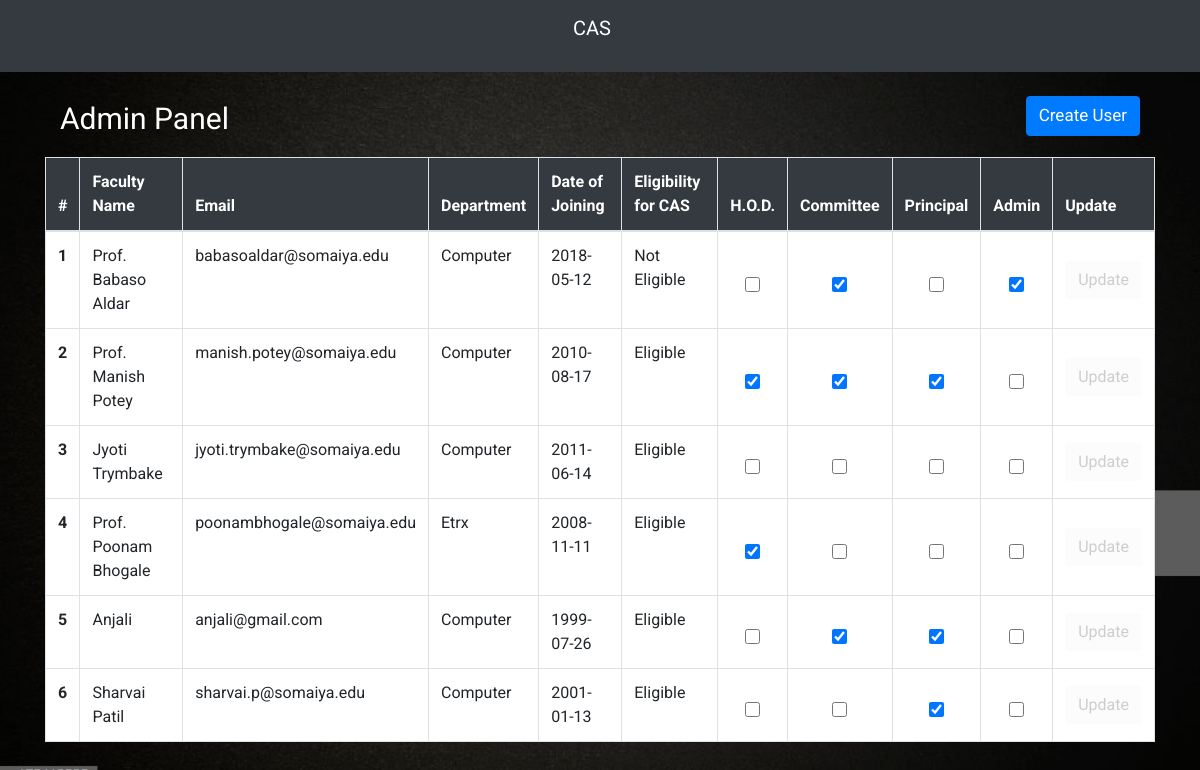
/adminpanel.php, run on an earlier commit of the app's database.
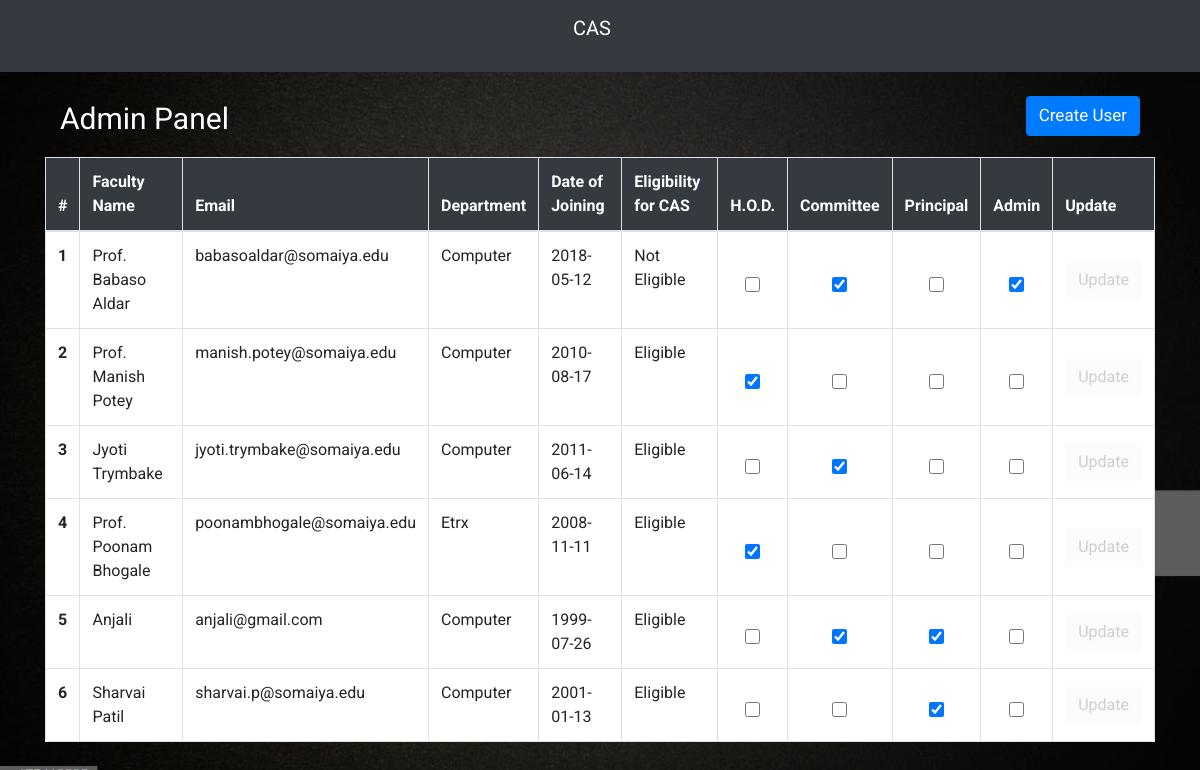
And on a later commit of the database.
### tables this page shows
CREATE TABLE `faculty_table` (
  `id` int(11) NOT NULL,
  `faculty_name` varchar(100) NOT NULL,
  `email` varchar(50) NOT NULL,
  `password` varchar(256) NOT NULL,
  `date_of_joining` date NOT NULL,
  `department` varchar(50) NOT NULL,
  `profilePicLocation` varchar(100) NOT NULL DEFAULT 'defaults/default_userprofile_pic.png',
  `hod` int(11) NOT NULL,
  `committee` int(11) NOT NULL,
  `principal` int(11) NOT NULL,
  `admin` int(11) NOT NULL
);

### adminpanel.php (the view, shortened to what the changed rows need)
<?php
include 'dbh.php';
include 'top.php';
?>
	<br>
	<div class="container">
		<div class="row justify-content-center">
			<div class="col-md-12">
				<div class="admin-table">
				<table class="table table-bordered" style="background-color: white">
				  	<thead style="color: white">
					    <tr>
					      	<th scope="col" style="background-color: #343a40">#</th>
					      	<th scope="col" style="background-color: #343a40">Faculty Name</th>
					      	<th scope="col" style="background-color: #343a40">Email</th>
					      	<th scope="col" style="background-color: #343a40">Department</th>
					      	<th scope="col" style="background-color: #343a40">Date of Joining</th>
					      	<th scope="col" style="background-color: #343a40">Eligibility for CAS</th>
					      	<th scope="col" style="background-color: #343a40">H.O.D.</th>
					      	<th scope="col" style="background-color: #343a40">Committee</th>
					      	<th scope="col" style="background-color: #343a40">Principal</th>
					      	<th scope="col" style="background-color: #343a40">Admin</th>
					      	<th scope="col" style="background-color: #343a40">Update</th>
					    </tr>
				  	</thead>
				  	<tbody>
				  		<?php
				  		$sql="SELECT id, faculty_name, email, date_of_joining, department, hod, committee, principal, admin FROM faculty_table";
				  		$result=mysqli_query($conn,$sql);
				  		while($row=mysqli_fetch_assoc($result))
				  		{
				  			$id=$row['id'];
				  			$faculty_name=$row['faculty_name'];
				  			$email=$row['email'];
				  			$date_of_joining=$row['date_of_joining'];
				  			$department=$row['department'];
				  			$hod=$row['hod'];
				  			$committee=$row['committee'];
				  			$principal=$row['principal'];
				  			$admin=$row['admin'];
					  		?>
						    <tr>
						      	<th scope="row"><?php echo $id; ?></th>
						      	<td><?php echo $faculty_name; ?></td>
						      	<td><?php echo $email; ?></td>
						      	<td><?php echo $department; ?></td>
						      	<td><?php echo $date_of_joining; ?></td>
						    <?php
							$now = time();
							$your_date = strtotime($date_of_joining);
							$datediff = $now - $your_date;
							$years = floor($datediff / (365*60*60*24));
						    if($years>=5)
						    {
						    	?>
						    	<td>Eligible</td>
						    	<?php
						    }
						    else
						    {
						    	?>
						    	<td>Not Eligible</td>
						    	<?php
						    }
						    ?>
						      	<form class="update-rights-form" id="update-rights-form-<?php echo $id; ?>" action="" method="POST">
						      		<td class="table-center">
						      			<?php
						      			if($hod==1)
						      			{
						      				?>
						      				<input type="checkbox" class="admin-table-checkbox" name="hod" id="hod<?php echo $id; ?>" value="hod" checked>
						      				<?php
						      			}
						      			else
						      			{
						      				?>
						      				<input type="checkbox" class="admin-table-checkbox" name="hod" id="hod<?php echo $id; ?>" value="hod">
						      				<?php
						      			}
						      			?>
		  							</td>
		  							<td class="table-center">
		  								<?php
		  								if($committee==1)
		  								{
		  									?>
		  									<input type="checkbox" class="admin-table-checkbox" name="committee" id="committee<?php echo $id; ?>" value="committee" checked>
		  									<?php
		  								}
		  								else
		  								{
		  									?>
		  									<input type="checkbox" class="admin-table-checkbox" name="committee" id="committee<?php echo $id; ?>" value="committee">
		  									<?php
		  								}
		  								?>
		  							</td>
		  							<td class="table-center">
		  								<?php
		  								if($principal==1)
		  								{
		  									?>
		  									<input type="checkbox" class="admin-table-checkbox" name="principal" id="principal<?php echo $id; ?>" value="principal" checked>
		  									<?php
		  								}
		  								else
		  								{
		  									?>
		  									<input type="checkbox" class="admin-table-checkbox" name="principal"id="principal<?php echo $id; ?>"  value="principal">
		  									<?php
		  								}
		  								?>
		  							</td>
		  							<td class="table-center">
		  								<?php
		  								if($admin==1)
		  								{
		  									?>
		  									<input type="checkbox" class="admin-table-checkbox" name="admin" id="admin<?php echo $id; ?>" value="admin" checked>
		  									<?php
		  								}
		  								else
		  								{
		  									?>
		  									<input type="checkbox" class="admin-table-checkbox" name="admin" id="admin<?php echo $id; ?>" value="admin">
		  									<?php
		  								}
		  								?>
		  							</td>
		  							<td class="table-center">
		  								<button type="submit" name="submit" class="btn btn-default" id="update<?php echo $id; ?>" disabled>Update</button>
		  							</td>
						      	</form>
						    </tr>
						    <?php
						}
					    ?>
				  </tbody>
				</table>
				</div>
			</div>
		</div>
	</div>
</body>
</html>

What changed in the data, as far as the page shows it:
changed faculty_table "Prof. Manish Potey": committee "☑" → "☐"; principal "☑" → "☐"
changed faculty_table "Jyoti Trymbake": committee "☐" → "☑"
